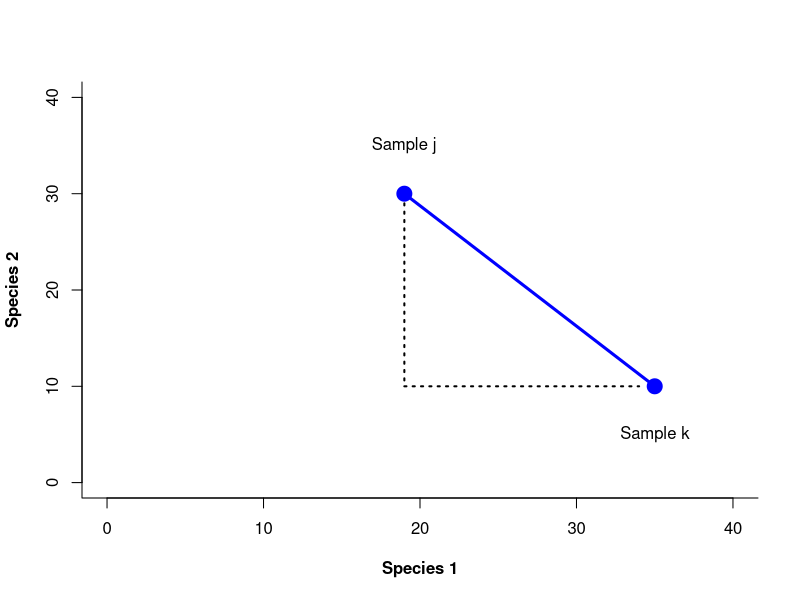
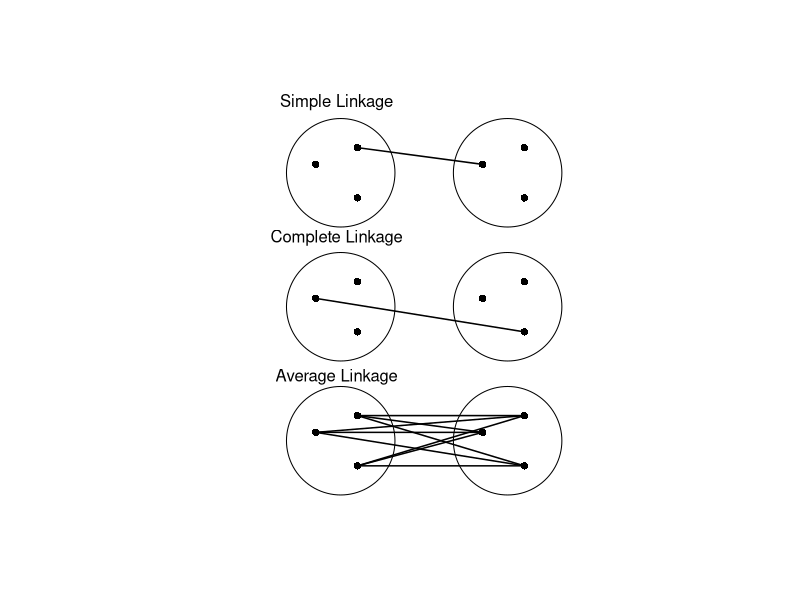
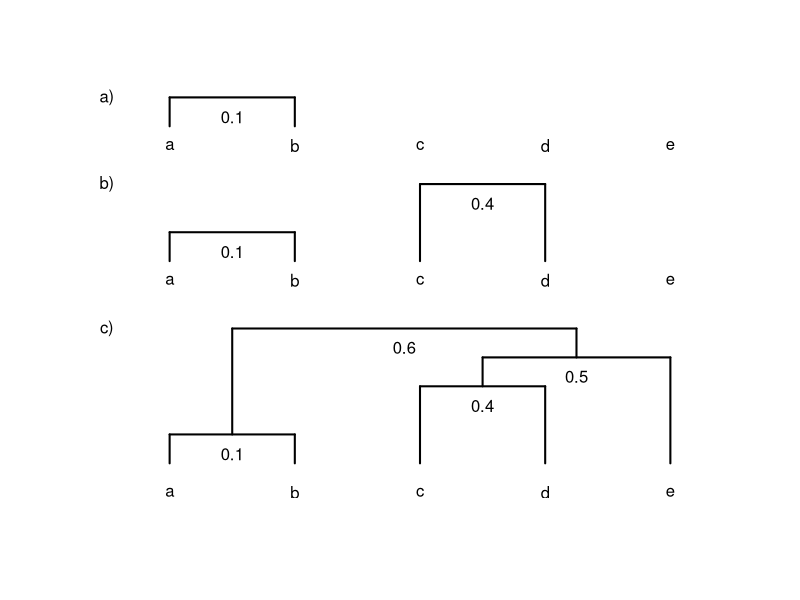
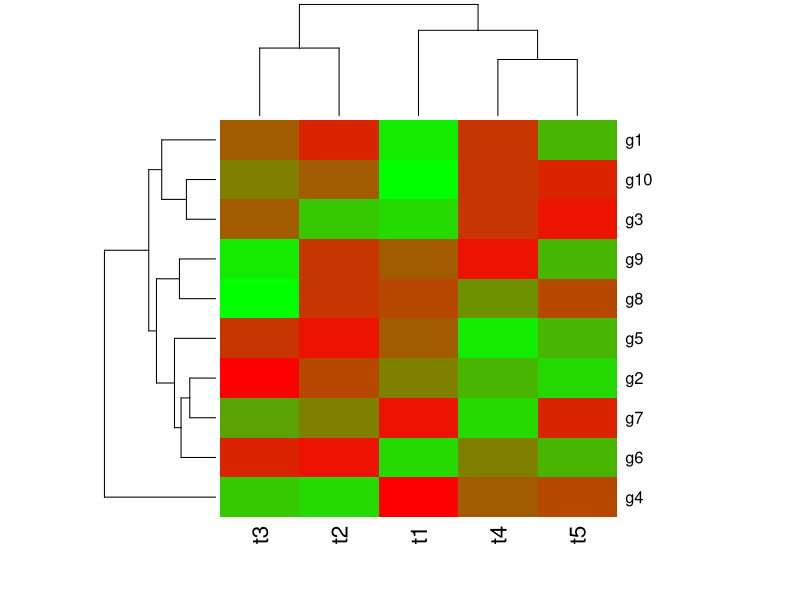
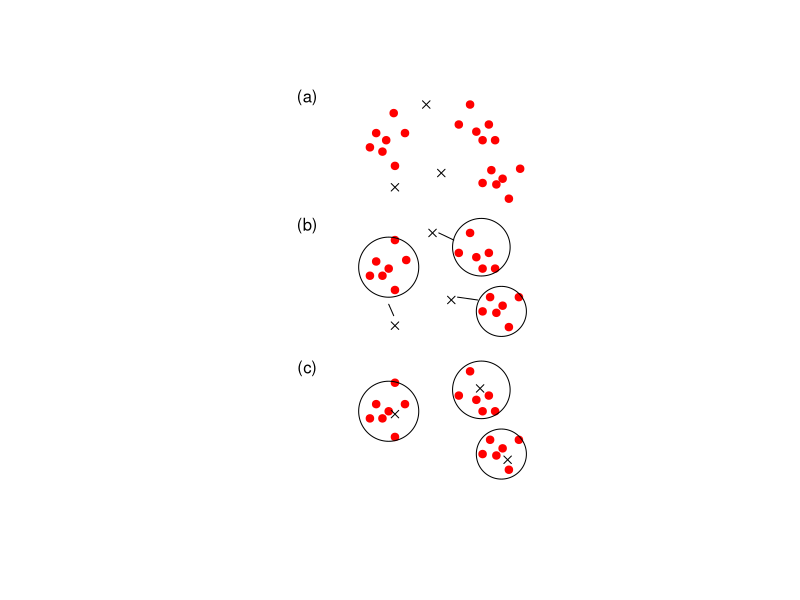
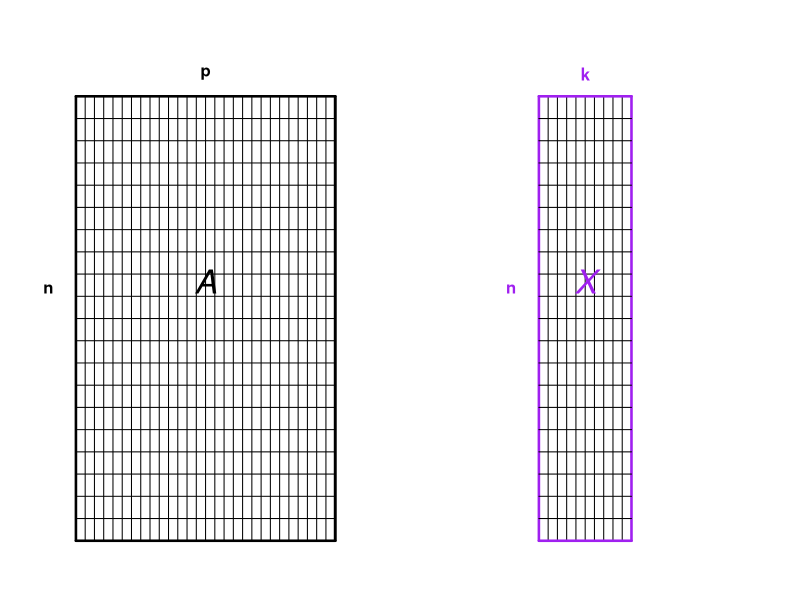
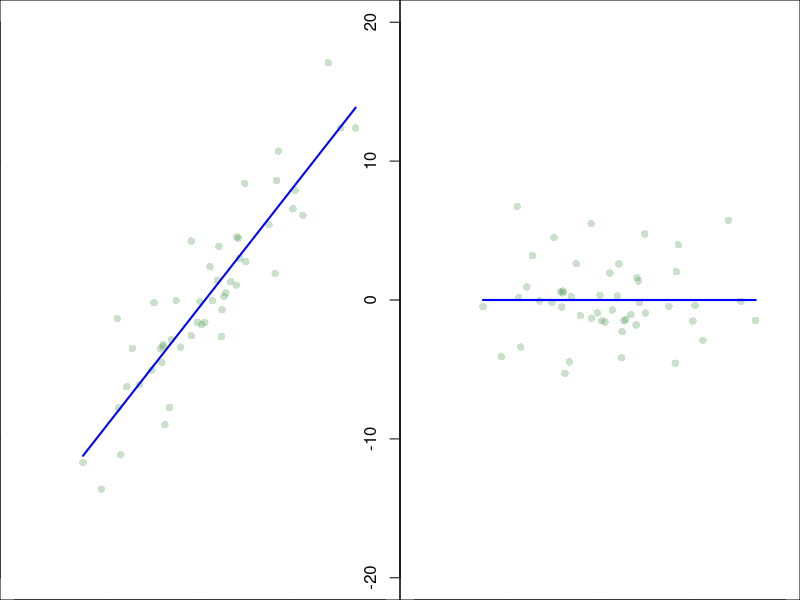
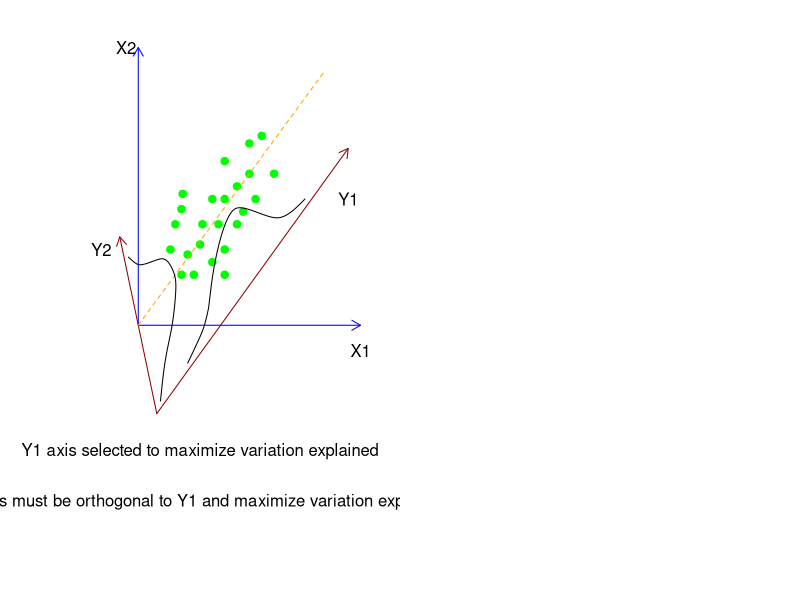

Source code (R) for these figures, in order:
## ---- chunk 1
knitr::opts_chunk$set(echo = FALSE,kableExtra.auto_format = FALSE)



## ---- chunk 2
library(knitr)
my_tbl <- data.frame(Att=c("Attribute 1","Attribute 2", "Attribute 3", "Attribute 4", "Attribute 5", "Attribute 6",  "Attribute 7", "Attribute 8", "Attribute 9","Attribute 10"), Obj1=c(1,0,0,1,1,0,0,0,1,1),
Obj2=c(0,1,0,1,1,0,1,0,1,0)) 
my_tbl$sim=c("x","x",rep(("✓"),4), "x", rep(("✓"),2), "x")

knitr::kable(my_tbl, digits = 3, row.names = FALSE, caption = "**Table 3.1** List of shared attributes for two things",col.names = c("Attribute","Object 1","Object 2","Similarity"),  format="html",table.attr = "style='width:50%;'", align="c")

## ---- chunk 3
library(kableExtra)
dt<-data.frame(stringsAsFactors=TRUE,
               c("Object 1", "Object 2"),
               c("Present", "Absent"),
               c("a", "c"),
               c("b", "d"))
colnames(x = dt) <-c("", "", "Present", "Absent")
xt=kable(dt, caption= "**Table 3.2** Summary of shared and absent atributes",format="html",table.attr = "style='width:50%;'", align="c")
xt=kable_styling(xt,bootstrap_options = "bordered",
                full_width = FALSE, position="l")
xt=add_header_above(xt,c("", "", "Object 1", "Object 2"),
                   bold = FALSE) 
column_spec(xt,column = 1:2, bold = TRUE)
## ---- chunk 4
#manually enter data
lkerie=c(rep(1, 19), rep(0,5))
lkontario=c(rep(1, 18),0,1,rep(0,4))
sp=1:24
lksp=data.frame(species=sp, erie=as.factor(lkerie), ontario=as.factor(lkontario))
lksp$erie=ordered(lksp$erie, c("1", "0"))
lksp$ontario=ordered(lksp$ontario, c("1", "0"))
knitr::kable(lksp, caption="**Table 3.3** Species presence and absence in lake Erie and lake Ontario (data from from Watson 1974)",  table.attr = "style='width:50%;'", align="c")
## ---- chunk 5
tlake=table(lksp[,c("erie","ontario")])
tlake

a=tlake[1,1]
b=tlake[1,2]
c=tlake[2,1]
d=tlake[2,2]

S_j=a/(a+b+c)
S_j
S_s=2*a/(2*a+b+c)
S_s



## ---- chunk 6
x=c(19, 35)
y=c(30, 10)
plot(x,y, xlim = c(0,40), ylim = c(0,40), xlab = "Species 1", ylab = "Species 2",frame.plot = FALSE, box(bty="l"), pch = 19, col = "blue", cex = 2, font.lab = 2, cex.main = 2)
text(x=19, y=35, labels = "Sample j")
text(x=35, y=5, labels = "Sample k")
lines(x,y, lwd = 3, col = "blue")
lines(c(19,19), c(29,10), lty = "dotted", lwd = 2)
lines(c(19,34), c(10,10), lty = "dotted", lwd = 2)
## ---- chunk 7
library(knitr)
nm=c("Species 1","Species 2", "Species 3", "Species 4", "Species 5", "Species 6",  "Species 7", "Species 8", "Species 9","Species 10")
eu <- data.frame(Att=nm, j=c(19,35,0,35,10,0,0,0,30,2), k=c(35,10,0,5,50,0,3,0,10,0), stringsAsFactors = FALSE) 
eu$X2=(eu$j-eu$k)^2
sj=sum(eu$j)
sk=sum(eu$k)
sS=sum(eu$X2)
eu[11,1]="TOTAL"
eu[11,2:4]=c( sj,sk, sS)


knitr::kable(eu, digits = 3, row.names = FALSE, caption = "Species abundance and distance calculations for two samples",col.names = c("","Sample j","Sample k","$(X_j-X_k)^2$" ),  format="html",table.attr = "style='width:50%;'", align="c")

## ---- chunk 8
dist(rbind(eu$j[1:10], eu$k[1:10]), method = "euclidean")
## ---- chunk 9
nm=c("Species 1","Species 2", "Species 3")
meu <- data.frame(Att=nm, A=c(0,1,1), B=c(1,0,0),C=c(0,4,8), stringsAsFactors = FALSE) 

knitr::kable(meu, digits = 3, row.names = FALSE, caption = "Species abundance versus species presence and Euclidean distance",col.names = c("","Sample A","Sample B","Sample C" ),  format="html",table.attr = "style='width:50%;'", align="c")

## ---- chunk 10
dist(t(meu[2:4]), method="euclidean", diag=TRUE)
## ---- chunk 11
library(plotrix)
plot(rbind(c(-3,9), c(-2,10), c(-2,7), c(1,9), c(2,10), c(2,7), c(-3,1), c(-2,2), c(-2,-1), c(1,1), c(2,2), c(2,-1), c(-3,-7), c(-2,-6), c(-2,-9), c(1,-7), c(2,-6), c(2,-9)), xlim = c(-8,7), ylim = c(-10, 13), xaxt = "n", yaxt = "n", frame.plot = FALSE, ann = FALSE, pch = 16)
draw.circle(-2.4,8.5,1.3)
draw.circle(1.6,8.5,1.3)
draw.circle(-2.4,0.5,1.3)
draw.circle(1.6,0.5,1.3)
draw.circle(-2.4,-7.5,1.3)
draw.circle(1.6,-7.5,1.3)
lines(c(-2,1), c(10,9), lwd=1.5)
lines(c(-3,2), c(1,-1), lwd=1.5)
lines(c(-3,1), c(-7,-7), lwd=1.5)
lines(c(-3,2), c(-7,-6), lwd=1.5)
lines(c(-3,2), c(-7,-9), lwd=1.5)
lines(c(-2,1), c(-6,-7), lwd=1.5)
lines(c(-2,2), c(-6,-6), lwd=1.5)
lines(c(-2,2), c(-6,-9), lwd=1.5)
lines(c(-2,1), c(-9,-7), lwd=1.5)
lines(c(-2,2), c(-9,-6), lwd=1.5)
lines(c(-2,2), c(-9,-9), lwd=1.5)
text(x=-2.5, y=12.7, labels = "Simple Linkage")
text(x=-2.5, y=4.6, labels = "Complete Linkage")
text(x=-2.5, y=-3.7, labels = "Average Linkage")
## ---- chunk 12
cls=data.frame(a=c(5,6,34,1,12),b=c(10,1,2,32,4),  c=c(1,59,32,3,4), d=c(2,63,1,2,45), e=c(4,3,4,90,2))
clsd=dist(t(cls), method="euclidean")
clsd
## ---- chunk 13
plot(rbind(c(0,0)), xlim = c(-50,50), ylim = c(-100, 100), frame.plot = FALSE, ann = FALSE, type = "n", xaxt = "n", yaxt = "n")
text(x=-40, y=75, labels = "a")
text(x=-20, y=75, labels = "b")
text(x=0, y=75, labels = "c")
text(x=20, y=75, labels = "d")
text(x=40, y=75, labels = "e")
text(x=-40, y=5, labels = "a")
text(x=-20, y=5, labels = "b")
text(x=0, y=5, labels = "c")
text(x=20, y=5, labels = "d")
text(x=40, y=5, labels = "e")
text(x=-40, y=-105, labels = "a")
text(x=-20, y=-105, labels = "b")
text(x=0, y=-105, labels = "c")
text(x=20, y=-105, labels = "d")
text(x=40, y=-105, labels = "e")
lines(c(-40,-40), c(85,100), lwd=2)
lines(c(-40,-20), c(100,100), lwd=2)
lines(c(-20,-20), c(100,85), lwd=2)
text(x=-30, y=90, labels = "0.1")
lines(c(-40,-40), c(15,30), lwd=2)
lines(c(-40,-20), c(30,30), lwd=2)
lines(c(-20,-20), c(30,15), lwd=2)
text(x=-30, y=20, labels = "0.1")
lines(c(0,0), c(15,55), lwd=2)
lines(c(0,20), c(55,55), lwd=2)
lines(c(20,20), c(55,15), lwd=2)
text(x=10, y=45, labels = "0.4")
lines(c(-40,-40), c(-90,-75), lwd=2)
lines(c(-40,-20), c(-75,-75), lwd=2)
lines(c(-20,-20), c(-75,-90), lwd=2)
text(x=-30, y=-85, labels = "0.1")
lines(c(0,0), c(-90,-50), lwd=2)
lines(c(0,20), c(-50,-50), lwd=2)
lines(c(20,20), c(-50,-90), lwd=2)
text(x=10, y=-60, labels = "0.4")
lines(c(10,10), c(-50,-35), lwd=2)
lines(c(10,40), c(-35,-35), lwd=2)
lines(c(40,40), c(-35,-90), lwd=2)
text(x=25, y=-45, labels = "0.5")
lines(c(-30,-30), c(-75,-20), lwd=2)
lines(c(-30,25), c(-20,-20), lwd=2)
lines(c(25,25), c(-20,-35), lwd=2)
text(x=-2.5, y=-30, labels = "0.6")
text(x=-50, y=100, labels = "a)")
text(x=-50, y=55, labels = "b)")
text(x=-50, y=-20, labels = "c)")
## ---- chunk 14
library(RColorBrewer)
set.seed(1)
y <- matrix(rnorm(50), 10, 5, dimnames=list(paste("g", 1:10, sep=""), paste("t", 1:5, sep="")))
colfunc <- colorRampPalette(c("green", "red"))
heatmap(y,col=colfunc(15))
## ---- chunk 15
library(plotrix)
plot(rbind(c(-4,9.5), c(-3.5,10.5), c(-3,9.2), c(-2.7,10), c(-2,8.2), c(-1.2,10.5),
           c(-2.1,11.9), c(3.1,11.1), c(4,12.5), c(4.5,10.6), c(5,10), c(5.5,11.1), 
           c(6,10), c(5,7), c(5.7,7.9), c(6.1,6.9), c(6.6,7.3), c(7.1,5.9),c(8,8),
           c(-4,0.5),c(-3.5,1.5),c(-3,0.5),c(-2.5,1),c(-2,-0.5),c(-1.1,1.6),c(-2,3),
           c(3.1,2.1),c(4,3.5),c(4.5,1.8),c(5,1),c(5.5,2.1),c(6,1),c(5.6,-1),
           c(5,-2),c(6.6,-1.6),c(6.1,-2.1),c(7.1,-3.1),c(7.9,-1),c(-2,-7),
           c(-3.5,-8.5),c(-4,-9.5),c(-3,-9.5),c(-2.5,-9),c(-2,-10.8),
           c(-1.2,-8.5),c(4,-6.2),c(3.1,-7.9),c(4.5,-8.2),c(5,-9),c(5.5,-7.9),
           c(6,-9),c(5,-12),c(5.6,-11),c(6.1,-12.1),c(6.6,-11.6),c(7.1,-13.1),c(7.9,-11)), 
     xlim = c(-25,25), ylim = c(-14,13), xaxt = "n", yaxt = "n", 
     frame.plot = FALSE, ann = FALSE, pch = 21, bg="red", col="red")
points(rbind(c(-2,6.7),c(0.5,12.5),c(1,3.5),c(1.7,7.7),c(-2,-3),c(2.5,-1.2),
             c(-2,-9.2),c(4.8,-7.4),c(7,-12.4)),pch=4)
draw.circle(-2.5,1.1,2.4)
draw.circle(4.9,2.5,2.3)
draw.circle(6.5,-2,2)
draw.circle(-2.5,-9,2.4)
draw.circle(4.9,-7.5,2.3)
draw.circle(6.5,-12,2)
segments(-2.5,-1.5,-2.1,-2.3)
segments(2.7,3,1.5,3.5)
segments(4.6,-1.2,3,-1)
text(x=-9, y=13, labels = "(a)")
text(x=-9, y=4, labels = "(b)")
text(x=-9, y=-6, labels = "(c)")
## ---- chunk 16
par(mar = c(0, 0, 0, 0))
plot(0,pch = '',ann=FALSE,frame.plot = FALSE,axes = FALSE,
     xlim = c(-40,40),ylim = c(-65,10))

segments(-35,0,-35,-60, lwd = 2.5)
a=seq(from=-34, to=-8)
segments(a,0,a,-60)
segments(-7,0,-7,-60, lwd = 2.5)

segments(-35,0,-7,0, lwd = 2.5)
b=seq(from=-3, to=-57, by=-3)
segments(-35,b,-7,b)
segments(-7,0,-7,-60, lwd = 2.5)

segments(-35,-60,-7,-60, lwd = 2.5)
text(-21,3, labels = "p", font = 2)
text(-38,-26, labels = "n", font = 2)
text(-21,-25, labels = "A", font = 3, cex = 2)
segments(15,0,15,-60, lwd = 2.5, col = "purple")
c=seq(from=16, to=24, by=1)
segments(c,0,c,-60)
segments(25,0,25,-60, lwd = 2.5, col = "purple")
segments(15,0,25,0, lwd = 2.5, col = "purple")

b=seq(from=-3, to=-57, by=-3)
segments(15,b,25,b)
segments(15,-60,25,-60, lwd = 2.5, col = "purple")
text(20,3, labels = "k", font = 2, col = "purple")
text(12,-26, labels = "n", font = 2, col = "purple")
text(20,-25, labels = "X", font = 3, cex = 2, col = "purple")
## ---- chunk 17

x1=rnorm(50, 0,7)
y1=0.85*x1
er=rnorm(50,0,3)
y1=y1+er

y2=y1-fitted(lm(y1 ~ x1))

par(mfrow=c(1,2))
plot(x1,y1,
     xlim = c(-20,20),ylim=c(-20,20),
     pch=16, col=rgb(red=0.3, green=0.6, blue=0.3, alpha=0.3),
     xlab="x", ylab="y")
#points(x2,y2,pch=16,col="blue")
lines(x1, fitted(lm(y1 ~ x1)), col = "blue", lwd=2) 

plot(x1,y2,
     xlim = c(-20,20),ylim=c(-20,20),
     pch=16, col=rgb(red=0.3, green=0.6, blue=0.3, alpha=0.3),
     xlab="xy synthesis", ylab="")
lines(x1, rep(0, length(x1)), col = "blue", lwd=2) 

## ---- chunk 18
library(kableExtra)
dt<-data.frame(stringsAsFactors = FALSE,
               c("Principal component analysis (PCA)", "Correspondence analysis (CA)", "Principal coordinate analysis (PCoA), metric (multidimensional) scaling, classical scaling", "Nonmetric multidimensional scaling (nMDS)"),
               c("Euclidean", "X^2", "Any", "Any"),
               c("Quantitative data", "Non-negative, quantitiative or binary data; species frequencies or presence/absence data", "Quantitative, semiquantitative, qualitative, or mixed", "Quantitative, semiquantitative, qualitative, or mixed"))
colnames(x = dt) <-c("Method", "Distance", "Variables")
knitr::kable(dt, caption= "Domains of Application of Ordination Methods (adpated from Legnedre & Lengendre 2012) ",  align="l", padding=10)
#xt=kable_classic(xt, full_width = F, table.attr = "style='width:50%;'", align="c")

#column_spec(xt, column = 1:3, extra_css = "vertical- align:bottom;")
## ---- chunk 19
ctlns<-list(structure(list(level = 10, x = c(-0.8,0,1,2,2.5,3,3.1,2.8,2.3,2,1.8), 
                           y = c(2.7,2.3,2.5,2.7,2.5,2,1.5,0,-1,-2,-3)),
                      .Names = c("level", "x", "y")))
ctlns2<-list(structure(list(level = 10, x = c(4,5.4,5.7,6,6.5,7,7.5,8,9,10.5,11.5,12.5,13.5), 
                           y = c(-1.5,-0.1,0.7,2,3.2,4,4.5,4.7,4.6,4.3,4.2,4.5,5)),
                      .Names = c("level", "x", "y")))
x <- seq(0, 40, length=1000)
y <- dnorm(x, mean=3, sd=0.3)*-cosh(60)+2
#plot(x,y,type="l", xlab="time", ylab="Sine wave",frame.plot = FALSE,ann=FALSE,
 #    xlim = c(-6,20),ylim = c(-6,12),axes = FALSE)
plot(rbind(c(2.6,3),c(3,4),c(3.5,4.6),c(3.6,5.2),c(3.5,2),c(4,2.8),c(4.5,2),
           c(5,3.2),c(5.2,4),c(6,2.5),c(6,5),c(6.5,4),c(7,2),c(7,3),c(7,6.5),
           c(7,5),c(8,4),c(8,5.5),c(8.5,4.5),c(9,6),c(9,7.2),c(9.5,5),c(10,7.5),
           c(11,6)),pch = 21,ann=FALSE,frame.plot = FALSE,axes = FALSE,
     xlim = c(-10,20),ylim = c(-10,12),col="green",bg="green")
arrows(0,0,18,0,col="blue",cex=3,length = 0.1)
arrows(0,0,0,11,col="blue",cex=3,length = 0.1)
arrows(1.5,-3.5,-1.5,3.5,col="darkred",cex=3,length = 0.1)
arrows(1.5,-3.5,17,7,col="darkred",cex=3,length = 0.1)
segments(0,0,15,10,col="orange",cex=3,lty="dashed")
text(x=18, y=-1, labels = "X1")
text(x=-1, y=11, labels = "X2")
text(x=17, y=5, labels = "Y1")
text(x=-3, y=3, labels = "Y2")
xspline(ctlns[[1]], shape=1)
xspline(ctlns2[[1]], shape=1)

text(x=5, y=-5, "Y1 axis selected to maximize variation explained")
text(x=5, y=-7, "Y2 axis must be orthogonal to Y1 and maximize variation explained")
## ---- chunk 20

data("iris")
str(iris); summary(iris[1:4])
pairs(iris[1:4],main="Iris Data", pch=19, col=as.numeric(iris$Species)+1)
## ---- chunk 21
pca <- prcomp(iris[,1:4])
summary(pca)
apply(iris[,1:4], 2, var)
## ---- chunk 22

p <- prcomp(iris[,1:4], scale=TRUE)
summary(p)
## ---- chunk 23
screeplot(p, type=("lines"),main="")
## ---- chunk 24
pvar=round(summary(p)$importance[2,1:2],2)

plot(p$x[,1:2], col=as.numeric(iris$Species)+1,ylim=c(-3,3), cex=0.7, pch=16,
     xlab=paste0("PC1 (", pvar[1]*100, "%)"),
     ylab=paste0("PC2 (", pvar[2]*100, "%)"))
legend("topright", legend=unique(iris$Species), pch=16, col=c(2,3,4), bty="n")


## ---- chunk 25

kable(p$rotation,digits=2,caption="Eigenvectors (or 'loadings') for each variable and synthetic axis", format="html",table.attr = "style='width:50%;'", align="c")
## ---- chunk 26
plot(NA,ylim=c(-5,4), xlim=c(-5,4),
         xlab=paste0("PC1 (", pvar[1]*100, "%)"),
     ylab=paste0("PC2 (", pvar[2]*100, "%)"))
abline(v=0, col="grey90")
abline(h=0, col="grey90")
# Get co-ordinates of variables (loadings), and multiply by 10
    l.x <- p$rotation[,1]*4
    l.y <- p$rotation[,2]*4
# Draw arrows
    arrows(x0=0, x1=l.x, y0=0, y1=l.y, col="purple", length=0.15, lwd=1.5)
# Label position
    l.pos <- l.y # Create a vector of y axis coordinates
    lo <- which(l.y < 0) # Get the variables on the bottom half of the plot
    hi <- which(l.y > 0) # Get variables on the top half
# Replace values in the vector
    l.pos <- replace(l.pos, lo, "1")
    l.pos <- replace(l.pos, hi, "3")
    l.pos[4] <- "3"
    l.x[3:4] <- l.x[3:4]+0.75
        # Variable labels
    text(l.x, l.y, labels=row.names(p$rotation), col="purple", pos=l.pos, cex=0.75)

## ---- chunk 27
plot(p$x[,1:2], pch=16,col=as.numeric(iris$Species)+1,
     ylim=c(-5,4), xlim=c(-4,4),
     cex=0.7,
     xlab=paste("PC1 (", pvar[1]*100, "%)"),
     ylab=paste("PC2 (", pvar[2]*100, "%)"))
legend("topleft", legend=unique(iris$Species), pch=16, col=c(2,3,4), bty="n")



# Get co-ordinates of variables (loadings), and multiply by 10
    l.x <- p$rotation[,1]*4
    l.y <- p$rotation[,2]*4
# Draw arrows
    arrows(x0=0, x1=l.x, y0=0, y1=l.y, col="purple", length=0.15, lwd=1.5)
# Label position
    l.pos <- l.y # Create a vector of y axis coordinates
    lo <- which(l.y < 0) # Get the variables on the bottom half of the plot
    hi <- which(l.y > 0) # Get variables on the top half
# Replace values in the vector
    l.pos <- replace(l.pos, lo, "1")
    l.pos <- replace(l.pos, hi, "3")
    l.pos[4] <- "3"
    l.x[3:4] <- l.x[3:4]+0.75
        # Variable labels
    text(l.x, l.y, labels=row.names(p$rotation), col="purple", pos=l.pos, cex=0.75)




## ---- chunk 28
library(vegan)
data(varespec)
nMDS <- metaMDS(varespec, distance = "bray", k = 2)
MDS <- cmdscale(vegdist(varespec, method = "bray"), k = 2, eig = T, add = T )
stressplot(nMDS, pch=16,l.col=NA, las=1)
## ---- chunk 29
library(vegan)
data(varespec)
nMDS <- metaMDS(varespec, distance = "bray", k = 2)
PCoA <- cmdscale(vegdist(varespec, method = "bray"), k = 2, eig = T, add = T )
## ---- chunk 30
par(mfrow=c(1,2))
plot(PCoA$points, main="PCoA", xlim=c(-.6,.6), ylim=c(-.6,.6))
#text(PCoA$points, labels=c(1:20), cex= 0.7, pos=3)
spe.wa <- wascores(PCoA$points[, 1:2], varespec)
shortnames=substr(rownames(spe.wa), start = 5, stop = 8)
text(spe.wa, shortnames, cex = 0.7, col = "red")
#abline(h=0, col="grey")
#abline(v=0, col="grey")
plot(nMDS)
shortnamesnM=substr(names(varespec), start = 5, stop = 8)
text(nMDS$species,shortnamesnM, cex = 0.7, col = "red")
